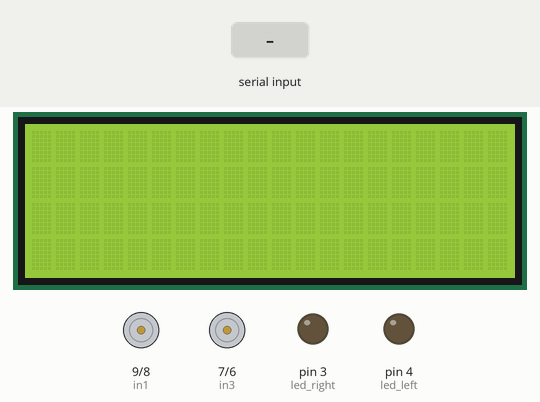
Simulated run of this sketch. Board: Arduino Uno, built with avr-gcc and run on an emulated ATmega328P. Shown: 20×4 character LCD, motor-driver pin pairs drawn as motors (green arrow = first pin HIGH = forward, orange = second pin HIGH = backward, longer = more drive, scaled by the enable pin), output pins drawn as LEDs (lit = HIGH). The inputs (shaded band) are chosen by the test bench.

Above: at 1.2 s.
1.3 s: "go ahead" received over Serial
At 2.4 s:
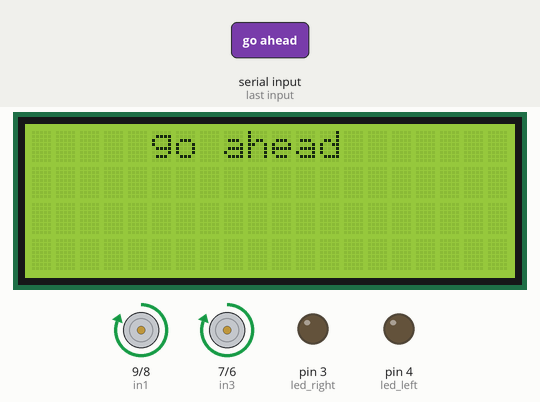
2.9 s: "right" received over Serial
At 4.3 s:
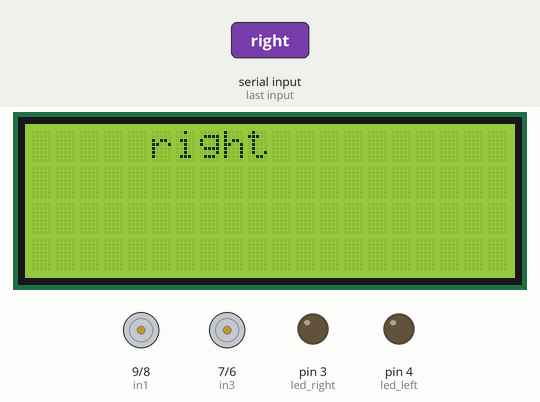
5.4 s: "left" received over Serial
At 6.9 s:
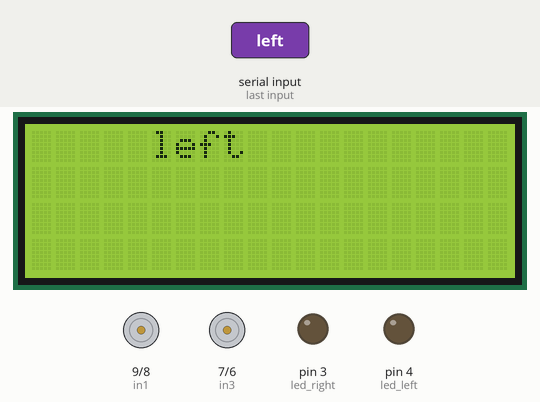
8.0 s: "go back" received over Serial
At 9.3 s:
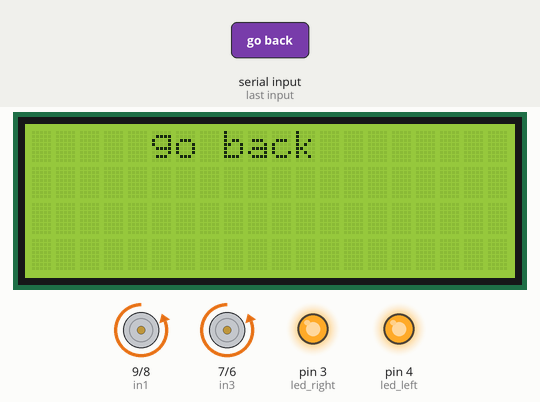
10.1 s: "Right" received over Serial
At 11.0 s:
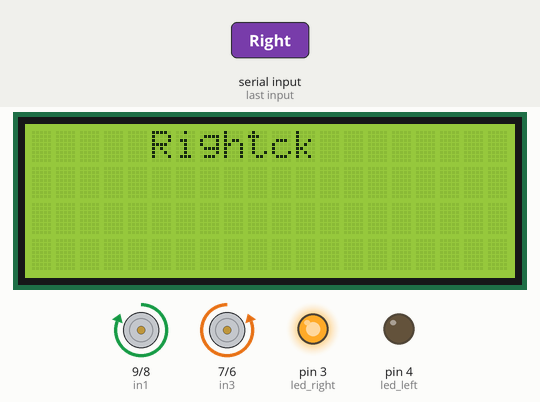
12.6 s: "Left" received over Serial
At 13.6 s:
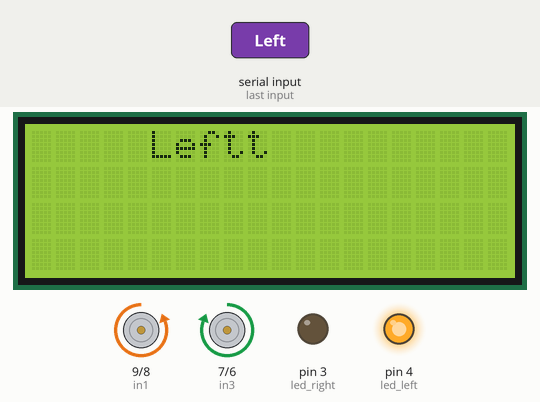
Timing chart, 0 to 15.6 s (numbered marks = the images above; inputs shaded):
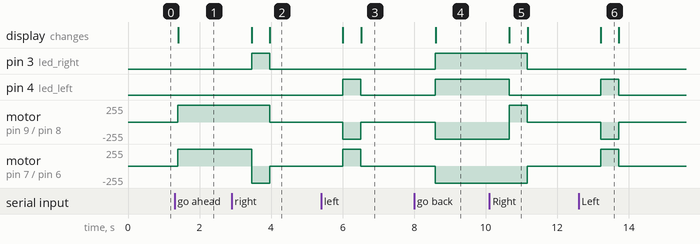

Measured:
- after the input at 1.3 s, motor on pin 9 (in1) / pin 8 (in2), motor on pin 7 (in3) / pin 6 (in4): stopped → forward 255/255 after 0.09 s; the display: changes after 0.10 s (image 1)
- after the input at 2.9 s, pin 3 (led_right): LOW → HIGH after 0.56 s, → LOW 0.50 s later; motor on pin 9 (in1) / pin 8 (in2): forward 255/255 → stopped after 1.1 s; motor on pin 7 (in3) / pin 6 (in4): forward 255/255 → backward 255/255 after 0.56 s, → stopped 0.50 s later; the display: first changes after 0.56 s (image 2 shows a later state)
- after the input at 5.4 s, pin 4 (led_left): LOW → HIGH after 0.61 s, → LOW 0.50 s later; motor on pin 9 (in1) / pin 8 (in2): stopped → backward 255/255 after 0.61 s, → stopped 0.50 s later
- after the input at 8.0 s, pin 3 (led_right), pin 4 (led_left): LOW → HIGH after 0.59 s; motor on pin 9 (in1) / pin 8 (in2), motor on pin 7 (in3) / pin 6 (in4): stopped → backward 255/255 after 0.59 s; the display: changes after 0.60 s (image 4)
- after the input at 10.1 s, pin 3 (led_right): HIGH → LOW after 1.1 s; pin 4 (led_left): HIGH → LOW after 0.56 s; motor on pin 9 (in1) / pin 8 (in2): backward 255/255 → forward 255/255 after 0.56 s, → stopped 0.50 s later; motor on pin 7 (in3) / pin 6 (in4): backward 255/255 → stopped after 1.1 s; the display: changes after 0.56 s (image 5)
- after the input at 12.6 s, pin 4 (led_left): LOW → HIGH after 0.61 s, → LOW 0.50 s later; motor on pin 9 (in1) / pin 8 (in2): stopped → backward 255/255 after 0.61 s, → stopped 0.50 s later; motor on pin 7 (in3) / pin 6 (in4): stopped → forward 255/255 after 0.61 s, → stopped 0.50 s later; the display: changes after 0.61 s (image 6)
- what the display in image 5 shows lasts 0.5 s, from 10.7 s to 11.2 s

The sketch:

sample_voice04.ino
```cpp
#include <Wire.h>
#include <LiquidCrystal_I2C.h>

LiquidCrystal_I2C lcd(0x27, 20, 4); // set the LCD address to 0x27 for a 20 chars and 4 line display

// connect motor controller pins to Arduino digital pins
//pinMode(motor_input2, OUTPUT);   //RIGHT MOTOR
//pinMode(motor_input3, OUTPUT);   //LEFT MOTOR
// motor one (RIGHT MOTOR)
int enA = 10;
int in1 = 9;
int in2 = 8;
// motor two (LEFT MOTOR)
int in3 = 7;
int in4 = 6;
int enB = 5;

int led_left = 4;
int led_right = 3;
String voice;

#include <SoftwareSerial.h>

void setup() {
  // put your setup code here, to run once:
  Serial.begin(38400);

  lcd.init();      // initialize the lcd
  lcd.backlight(); //backlight turn on

  pinMode(led_left, OUTPUT);
  pinMode(led_right, OUTPUT);
  pinMode(enA, OUTPUT);
  pinMode(enB, OUTPUT);
  pinMode(in1, OUTPUT); //RIGHT MOTOR
  pinMode(in2, OUTPUT); //RIGHT MOTOR
  pinMode(in3, OUTPUT); //LEFT MOTOR
  pinMode(in4, OUTPUT); //LEFT MOTOR
}
void loop()
{
  while (Serial.available())
  {                         //Check if there is an available byte to read
    delay(10);              //Delay added to make thing stable
    char c = Serial.read(); //Conduct a serial read
    if (c == '#')
    {
      break;
    }           //Exit the loop when the # is detected after the word
    voice += c; //Shorthand for voice = voice + c
    // voice = Serial.readStringUntil('\n');  // receive voice simultaneously
  }

  analogWrite(enA, 255);
  analogWrite(enB, 255);

  lcd.setCursor(5, 0);
  lcd.print(voice);

  if (voice.length() > 0) {
    if ((voice == "go ahead") || (voice == "forward")) {
      stop_car();
      forward_car();
    }
    else if ((voice == "go back") || (voice == "come back")) {
      back_car();
      led();
    }
    else if ((voice == "right") || (voice == "Right")) {
      right_car();
      delay(500);
      stop_car();
    }
    else if ((voice == "left") || (voice == "Left") || (voice == "lift")) {
      left_car();
      delay(500);
      stop_car();
    }
    else if ((voice == "stop") || (voice == "Stop")) {
      stop_car();
    }
    else if ((voice == "round left") || (voice == "Round Left") || (voice == "round lift")) {
      left_car();
    }
    else if ((voice == "round right") || (voice == "Round Right")) {
      right_car();
    }
    else if ((voice == "Munia") || (voice == "munia") || (voice == "light") || (voice == "Light") || (voice == "l e d")) {
      led();
    }
    else {
      lcd.setCursor(3, 2);
      lcd.print("This Voice is");
      lcd.setCursor(4, 3);
      lcd.print("not accepted");
    }

    if (voice.length() > 0) {
      lcd.clear();
      lcd.setCursor(5, 0);
      lcd.print(voice);
    }
    voice = ""; //Reset the variable after initiating
    delay(2000);
  }
}
void forward_car()
{
  digitalWrite(in1, HIGH);
  digitalWrite(in2, LOW);
  digitalWrite(in3, HIGH);
  digitalWrite(in4, LOW);
}
void back_car()
{
  digitalWrite(in1, LOW);
  digitalWrite(in2, HIGH);
  digitalWrite(in3, LOW);
  digitalWrite(in4, HIGH);
}
void right_car()
{
  digitalWrite(led_right, HIGH);
  digitalWrite(led_left, LOW);
  digitalWrite(in1, HIGH);
  digitalWrite(in2, LOW);
  digitalWrite(in3, LOW);
  digitalWrite(in4, HIGH);
}
void left_car()
{
  digitalWrite(led_right, LOW);
  digitalWrite(led_left, HIGH);
  digitalWrite(in1, LOW);
  digitalWrite(in2, HIGH);
  digitalWrite(in3, HIGH);
  digitalWrite(in4, LOW);
}
void stop_car()
{
  digitalWrite(led_right, LOW);
  digitalWrite(led_left, LOW);
  digitalWrite(in1, LOW);
  digitalWrite(in2, LOW);
  digitalWrite(in3, LOW);
  digitalWrite(in4, LOW);
}
void led()
{
  digitalWrite(led_right, HIGH);
  digitalWrite(led_left, HIGH);
}
```
